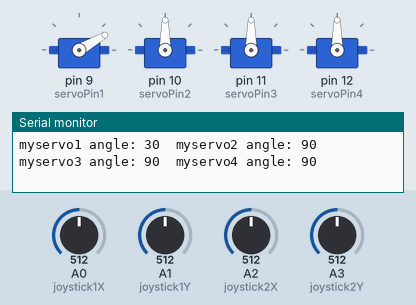
Simulated run of this sketch. Board: Arduino Uno, built with avr-gcc and run on an emulated ATmega328P. Shown: 4 × servo, the last lines printed to the serial monitor. Inputs (shaded band) come from the test bench; at power-on: A0 (joystick1X) = 512, A2 (joystick2X) = 512, A3 (joystick2Y) = 512, A1 (joystick1Y) = 512.

Above: at 1.2 s.
1.3 s: A0 (joystick1X) set to 599
4.3 s: A0 (joystick1X) set to 629
At 5.24 s:
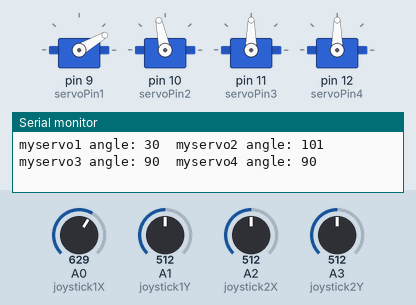
7.3 s: A2 (joystick2X) set to 716
At 7.35 s:
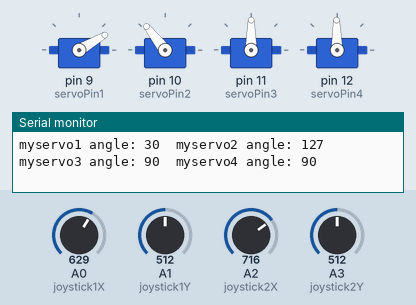
10.3 s: A3 (joystick2Y) set to 716
At 10.38 s:
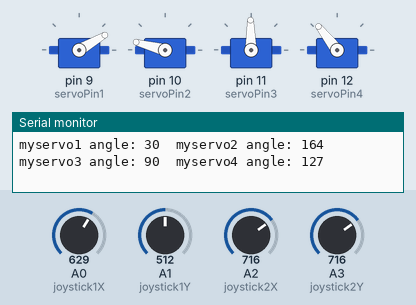
13.3 s: A1 (joystick1Y) set to 486
16.3 s: A1 (joystick1Y) set to 465
At 19.5 s:
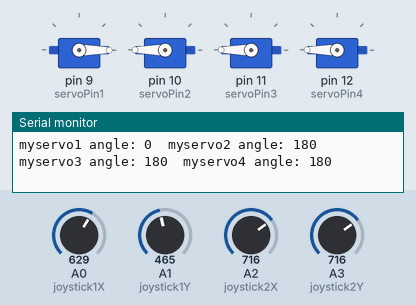
Timing chart, 0 to 20.3 s (numbered marks = the images above; inputs shaded):
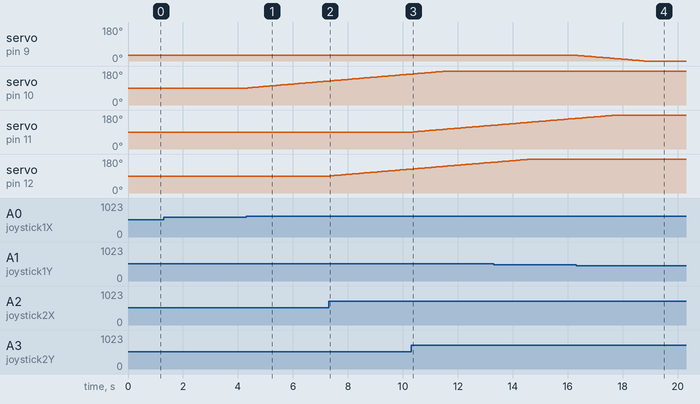

The sketch:

Robot_Arm.ino
```cpp
#include <Servo.h>

// Servo objects
Servo myservo1; // Arm up and down
Servo myservo2; // Wrist up and down
Servo myservo3; // Base rotation
Servo myservo4; // Gripper

// Joystick pins
const int joystick1X = A0; // Joystick 1 X-axis for myservo2
const int joystick1Y = A1; // Joystick 1 Y-axis for myservo1
const int joystick2X = A2; // Joystick 2 X-axis for myservo4
const int joystick2Y = A3; // Joystick 2 Y-axis for myservo3

// Servo pins
const int servoPin1 = 9;  // myservo1 pin
const int servoPin2 = 10; // myservo2 pin
const int servoPin3 = 11; // myservo3 pin
const int servoPin4 = 12; // myservo4 pin

// Current angles
int angle1 = 30;
int angle2 = 90;
int angle3 = 90;
int angle4 = 90;

void setup() {
  // Start serial communication for debugging
  Serial.begin(9600);

  // Attach servos to pins
  myservo1.attach(servoPin1);
  myservo2.attach(servoPin2);
  myservo3.attach(servoPin3);
  myservo4.attach(servoPin4);

  // Initialize servos to their default positions
  myservo1.write(angle1);
  myservo2.write(angle2);
  myservo3.write(angle3);
  myservo4.write(angle4);
}

void loop() {
  // Read joystick values
  int joystick1XVal = analogRead(joystick1X);
  int joystick1YVal = analogRead(joystick1Y);
  int joystick2XVal = analogRead(joystick2X);
  int joystick2YVal = analogRead(joystick2Y);

  // Threshold to avoid noise
  int threshold = 35;

  // Update angle1 for myservo1 based on joystick1 Y-axis
  if (abs(joystick1YVal - 512) > threshold) {
    int change1 = map(joystick1YVal, 0, 1023, -5,5); // Adjust sensitivity
    angle1 = constrain(angle1 + change1, 0, 180);
    myservo1.write(angle1);

    // Update myservo2 based on myservo1's movement
    // angle2 = angle1; // You can adjust this logic if needed
    // myservo2.write(angle2);
  }

  // Update angle2 for myservo2 based on joystick1 X-axis
  if (abs(joystick1XVal - 512) > threshold) {
    int change2 = map(joystick1XVal, 0, 1023, -5,5); // Adjust sensitivity
    angle2 = constrain(angle2 + change2, 0, 180);
    myservo2.write(angle2);
  }

  // Update angle3 for myservo3 based on joystick2 Y-axis
  if (abs(joystick2YVal - 512) > threshold) {
    int change3 = map(joystick2YVal, 0, 1023, -5,5); // Adjust sensitivity
    angle3 = constrain(angle3 + change3, 0, 180);
    myservo3.write(angle3);
  }

  // Update angle4 for myservo4 based on joystick2 X-axis
  if (abs(joystick2XVal - 512) > threshold) {
    int change4 = map(joystick2XVal, 0, 1023, -5,5); // Adjust sensitivity
    angle4 = constrain(angle4 + change4, 0, 180);
    myservo4.write(angle4);
  }

  // Print angles to Serial Monitor
  Serial.print("myservo1 angle: ");
  Serial.print(angle1);
  Serial.print("\t"); // Tab space

  Serial.print("myservo2 angle: ");
  Serial.print(angle2);
  Serial.print("\t"); // Tab space

  Serial.print("myservo3 angle: ");
  Serial.print(angle3);
  Serial.print("\t"); // Tab space

  Serial.print("myservo4 angle: ");
  Serial.println(angle4); // Move to next line

  // Small delay for stability
  delay(15);
}
```

Measured:
- the behaviour switches between 613 and 614 on A0 (joystick1X) (found by bisection; images 0 and 1)
- the behaviour switches between 477 and 476 on A1 (joystick1Y) (found by bisection; images 3 and 4)
- after the input at 4.3 s, servo on pin 10 (servoPin2): moves from 90° to 127° over 2.9 s, starting after 0.05 s
- after the input at 7.3 s, servo on pin 12 (servoPin4): moves from 90° to 127° over 2.9 s, starting after 0.05 s
- after the input at 10.3 s, servo on pin 11 (servoPin3): moves from 90° to 126° over 2.9 s, starting after 0.08 s
- after the input at 16.3 s, servo on pin 9 (servoPin1): moves from 30° to 0° over 2.4 s, starting after 0.06 s
